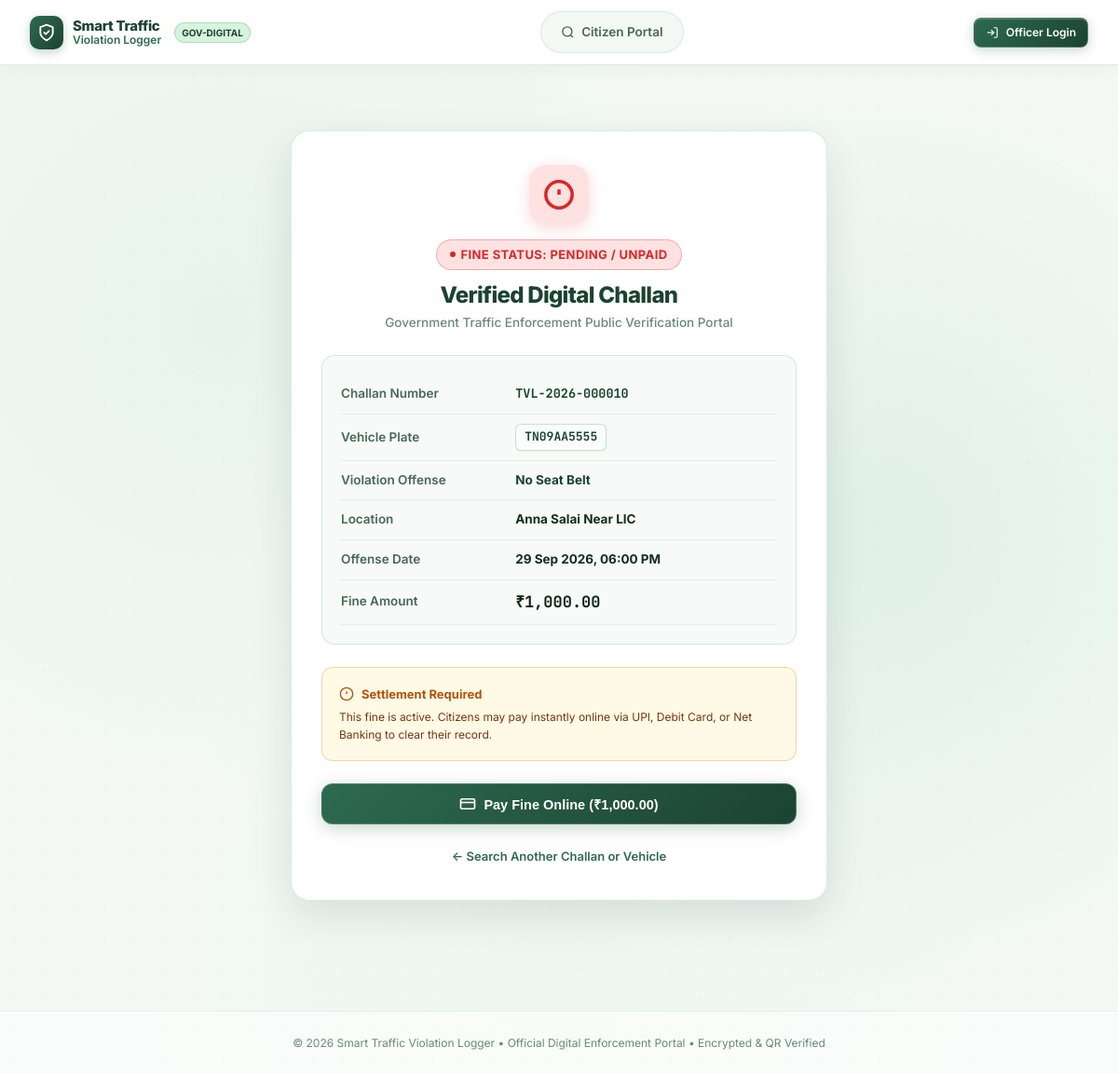
The app's page /public/challan/TVL-2026-000010, older data.
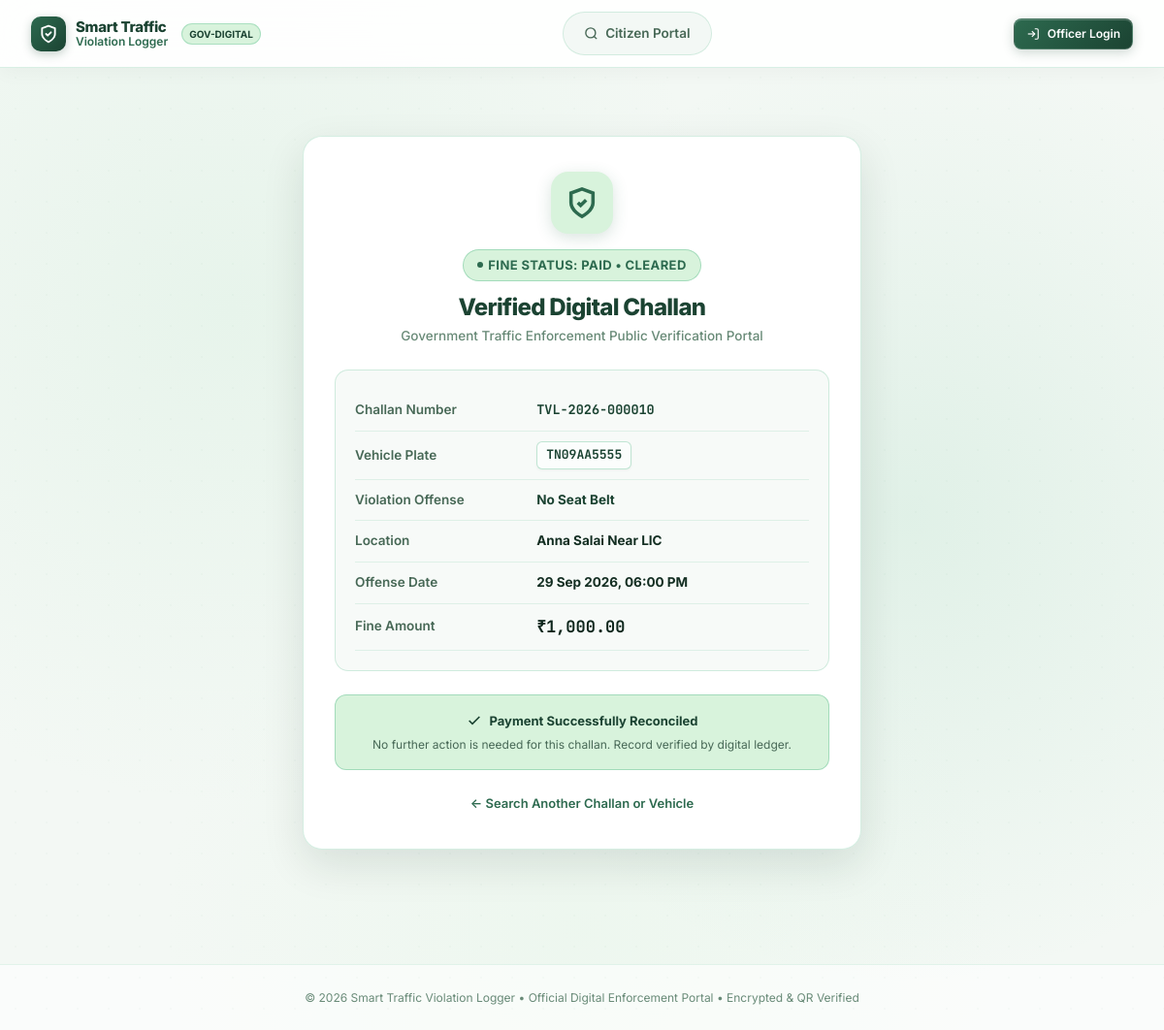
The same page, newer data.
### models.py (models this page shows, shortened)
class Violation(db.Model):
    __tablename__ = 'violations'
    id = db.Column(db.Integer, primary_key=True)
    challan_number = db.Column(db.String(32), unique=True, nullable=False, index=True)
    vehicle_number = db.Column(db.String(20), nullable=False, index=True)
    violation_type = db.Column(db.String(100), nullable=False)
    location = db.Column(db.String(200), nullable=False)
    violation_date = db.Column(db.DateTime, nullable=False, default=utc_now)
    fine_amount = db.Column(db.Float, nullable=False)
    payment_status = db.Column(db.String(20), nullable=False, default='Unpaid')
    officer_badge = db.Column(db.String(50), nullable=True)
    officer_name = db.Column(db.String(120), nullable=True)
    qr_filename = db.Column(db.String(255), nullable=True)
    notes = db.Column(db.Text, nullable=True)
    created_at = db.Column(db.DateTime, default=utc_now)
    updated_at = db.Column(db.DateTime, default=utc_now, onupdate=utc_now)
    @property
    def is_paid(self):
        return self.payment_status.strip().lower() == 'paid'
    @property
    def formatted_date(self):
        if self.violation_date:
            return self.violation_date.strftime('%d %b %Y, %I:%M %p')
        return 'N/A'
    @property
    def formatted_amount(self):
        return f"₹{self.fine_amount:,.2f}"

### app.py (the view)
    @app.route('/public/challan/<string:challan_number>')
    def public_challan(challan_number):
        violation = Violation.query.filter_by(challan_number=challan_number).first()
        if not violation:
            return render_template('404.html'), 404
        return render_template(
            'public_status.html',
            violation=violation
        )

### templates/public_status.html (shortened to what the changed rows need)
{% extends "base.html" %}
{% block content %}
<div class="page-container" style="max-width: 640px; padding-top: 24px;">
  <div class="public-status-card">
    {% if violation.is_paid %}
      <div class="verification-shield verification-shield--paid">
        <svg width="34" height="34" viewBox="0 0 24 24" fill="none" stroke="currentColor" stroke-width="2.5">
          <path d="M12 22s8-4 8-10V5l-8-3-8 3v7c0 6 8 10 8 10z"/>
          <path d="m9 12 2 2 4-4"/>
        </svg>
      </div>
      <div class="badge badge--paid" style="margin-bottom: 12px; font-size: 13px; padding: 5px 14px;">
        <span class="badge-dot"></span> Fine Status: Paid &bull; Cleared
      </div>
    {% else %}
      <div class="verification-shield verification-shield--unpaid">
        <svg width="34" height="34" viewBox="0 0 24 24" fill="none" stroke="currentColor" stroke-width="2.5">
          <circle cx="12" cy="12" r="10"/>
          <line x1="12" y1="8" x2="12" y2="12"/>
          <line x1="12" y1="16" x2="12.01" y2="16"/>
        </svg>
      </div>
      <div class="badge badge--unpaid" style="margin-bottom: 12px; font-size: 13px; padding: 5px 14px;">
        <span class="badge-dot"></span> Fine Status: Pending / Unpaid
      </div>
    {% endif %}
    <h1 class="page-title" style="font-size: 24px; margin-bottom: 4px;">Verified Digital Challan</h1>
    <p class="page-subtitle" style="margin-bottom: 24px;">Government Traffic Enforcement Public Verification Portal</p>
    <div style="background: rgba(244, 248, 245, 0.7); border: 1.5px solid var(--eb-card-border); border-radius: 14px; padding: 20px; text-align: left; margin-bottom: 24px;">
      <table class="challan-details-table">
        <tbody>
          <tr>
            <td class="detail-label">Challan Number</td>
            <td class="detail-value font-mono" style="color: var(--eb-forest);">{{ violation.challan_number }}</td>
          </tr>
          <tr>
            <td class="detail-value">
              <span class="vehicle-plate">{{ violation.vehicle_number }}</span>
            </td>
          </tr>
          <tr>
            <td class="detail-label">Violation Offense</td>
            <td class="detail-value" style="font-weight: 700; color: var(--eb-forest);">{{ violation.violation_type }}</td>
          </tr>
          <tr>
            <td class="detail-label">Location</td>
            <td class="detail-value">{{ violation.location }}</td>
          </tr>
          <tr>
            <td class="detail-label">Offense Date</td>
            <td class="detail-value">{{ violation.formatted_date }}</td>
          </tr>
          <tr>
            <td class="detail-label">Fine Amount</td>
            <td class="detail-value font-mono" style="font-size: 17px; color: var(--eb-deep-forest);">{{ violation.formatted_amount }}</td>
          </tr>
        </tbody>
      </table>
    </div>
    {% if not violation.is_paid %}
      <div style="padding: 18px; background: rgba(254, 243, 199, 0.45); border: 1px solid rgba(217, 119, 6, 0.3); border-radius: 12px; margin-bottom: 24px; text-align: left;">
        <div style="display: flex; align-items: center; gap: 8px; font-weight: 700; color: #b45309; font-size: 13px; margin-bottom: 4px;">
          <svg width="16" height="16" viewBox="0 0 24 24" fill="none" stroke="currentColor" stroke-width="2">
            <circle cx="12" cy="12" r="10"/>
            <line x1="12" y1="8" x2="12" y2="12"/>
            <line x1="12" y1="16" x2="12.01" y2="16"/>
          </svg>
          Settlement Required
        </div>
        <p style="font-size: 12px; color: #78350f; margin: 0;">
          This fine is active. Citizens may pay instantly online via UPI, Debit Card, or Net Banking to clear their record.
        </p>
      </div>
      <form action="{{ url_for('public_pay_challan', challan_number=violation.challan_number) }}" method="POST">
        <button type="submit" class="btn-primary btn-lg" style="width: 100%; box-shadow: 0 4px 18px rgba(45, 106, 79, 0.28);">
          <svg width="18" height="18" viewBox="0 0 24 24" fill="none" stroke="currentColor" stroke-width="2.2">
            <rect width="20" height="14" x="2" y="5" rx="2"/>
            <line x1="2" x2="22" y1="10" y2="10"/>
          </svg>
          Pay Fine Online (₹{{ "{:,.2f}".format(violation.fine_amount) }})
        </button>
      </form>
    {% else %}
      <div style="padding: 16px; background: var(--bg-success); border: 1px solid var(--border-success); border-radius: 12px; margin-bottom: 24px;">
        <div style="display: flex; align-items: center; justify-content: center; gap: 8px; font-weight: 700; color: var(--eb-forest); font-size: 13px;">
          <svg width="16" height="16" viewBox="0 0 24 24" fill="none" stroke="currentColor" stroke-width="2.5">
            <polyline points="20 6 9 17 4 12"/>
          </svg>
          Payment Successfully Reconciled
        </div>
        <p style="font-size: 12px; color: var(--eb-text-muted); margin: 4px 0 0;">
          No further action is needed for this challan. Record verified by digital ledger.
        </p>
      </div>
    {% endif %}
    <div style="margin-top: 24px; display: flex; justify-content: center; gap: 16px;">
      <a href="{{ url_for('public_search') }}" style="color: var(--eb-emerald); text-decoration: none; font-size: 13px; font-weight: 600;">
      </a>
    </div>
  </div>
</div>
{% endblock %}

Row changes from the older to the newer data that the page shows:
changed Violation "No Seat Belt": payment_status "Unpaid" → "Paid" (drawn); fine_amount "1,000.00" → (not shown)
Text that changed along with them:
text no longer shown: "FINE STATUS: PENDING / UNPAID Settlement Required This fine is active. Citizens may pay instantly online via UPI, Debit Card, or Net Banking to clear their record. Pay Fine Online (₹ )"
text now shown: "FINE STATUS: PAID • CLEARED Payment Successfully Reconciled No further action is needed for this challan. Record verified by digital ledger."
